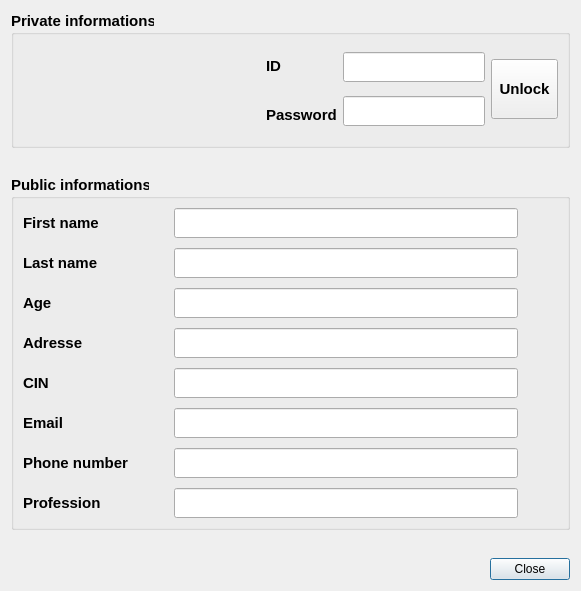
<?xml version="1.0" encoding="UTF-8"?>
<ui version="4.0">
 <class>Account_management</class>
 <widget class="QDialog" name="Account_management">
  <property name="geometry">
   <rect>
    <x>0</x>
    <y>0</y>
    <width>581</width>
    <height>591</height>
   </rect>
  </property>
  <property name="windowTitle">
   <string>Esprit-RP : Account management</string>
  </property>
  <property name="styleSheet">
   <string notr="true"/>
  </property>
  <layout class="QVBoxLayout" name="verticalLayout_3">
   <item>
    <widget class="QGroupBox" name="group_private_info">
     <property name="font">
      <font>
       <pointsize>11</pointsize>
       <weight>75</weight>
       <bold>true</bold>
      </font>
     </property>
     <property name="title">
      <string>Private informations</string>
     </property>
     <layout class="QHBoxLayout" name="horizontalLayout_4">
      <item>
       <widget class="QLabel" name="label_7">
        <property name="text">
         <string/>
        </property>
        <property name="pixmap">
         <pixmap resource="../Ressources.qrc">:/Icones/Ressources/url.png</pixmap>
        </property>
       </widget>
      </item>
      <item>
       <spacer name="horizontalSpacer_4">
        <property name="orientation">
         <enum>Qt::Horizontal</enum>
        </property>
        <property name="sizeHint" stdset="0">
         <size>
          <width>154</width>
          <height>92</height>
         </size>
        </property>
       </spacer>
      </item>
      <item>
       <layout class="QHBoxLayout" name="horizontalLayout_3">
        <item>
         <layout class="QVBoxLayout" name="verticalLayout_5">
          <item>
           <widget class="QLabel" name="label_ID">
            <property name="font">
             <font>
              <family>Ubuntu</family>
              <pointsize>11</pointsize>
             </font>
            </property>
            <property name="text">
             <string>ID</string>
            </property>
           </widget>
          </item>
          <item>
           <widget class="QLabel" name="label_password">
            <property name="font">
             <font>
              <family>Ubuntu</family>
              <pointsize>11</pointsize>
             </font>
            </property>
            <property name="text">
             <string>Password</string>
            </property>
           </widget>
          </item>
         </layout>
        </item>
        <item>
         <layout class="QGridLayout" name="gridLayout">
          <item row="0" column="0">
           <widget class="QLineEdit" name="line_id">
            <property name="sizePolicy">
             <sizepolicy hsizetype="Expanding" vsizetype="Fixed">
              <horstretch>0</horstretch>
              <verstretch>0</verstretch>
             </sizepolicy>
            </property>
            <property name="minimumSize">
             <size>
              <width>0</width>
              <height>30</height>
             </size>
            </property>
           </widget>
          </item>
          <item row="1" column="0">
           <widget class="QLineEdit" name="line_password">
            <property name="minimumSize">
             <size>
              <width>0</width>
              <height>30</height>
             </size>
            </property>
           </widget>
          </item>
          <item row="0" column="1" rowspan="2">
           <widget class="QToolButton" name="tool_unlock">
            <property name="minimumSize">
             <size>
              <width>0</width>
              <height>60</height>
             </size>
            </property>
            <property name="text">
             <string>Unlock</string>
            </property>
           </widget>
          </item>
         </layout>
        </item>
       </layout>
      </item>
     </layout>
    </widget>
   </item>
   <item>
    <spacer name="verticalSpacer_2">
     <property name="orientation">
      <enum>Qt::Vertical</enum>
     </property>
     <property name="sizeHint" stdset="0">
      <size>
       <width>20</width>
       <height>40</height>
      </size>
     </property>
    </spacer>
   </item>
   <item>
    <widget class="QGroupBox" name="group_public_info">
     <property name="font">
      <font>
       <pointsize>11</pointsize>
       <weight>75</weight>
       <bold>true</bold>
      </font>
     </property>
     <property name="title">
      <string>Public informations</string>
     </property>
     <layout class="QVBoxLayout" name="verticalLayout_4">
      <item>
       <layout class="QHBoxLayout" name="horizontalLayout_2">
        <item>
         <layout class="QHBoxLayout" name="horizontalLayout">
          <item>
           <layout class="QVBoxLayout" name="verticalLayout_2">
            <property name="spacing">
             <number>10</number>
            </property>
            <item>
             <widget class="QLabel" name="label_first_name">
              <property name="font">
               <font>
                <family>Ubuntu</family>
                <pointsize>11</pointsize>
               </font>
              </property>
              <property name="text">
               <string>First name</string>
              </property>
             </widget>
            </item>
            <item>
             <widget class="QLabel" name="label_last_name">
              <property name="font">
               <font>
                <family>Ubuntu</family>
                <pointsize>11</pointsize>
               </font>
              </property>
              <property name="text">
               <string>Last name</string>
              </property>
             </widget>
            </item>
            <item>
             <widget class="QLabel" name="label_age">
              <property name="font">
               <font>
                <family>Ubuntu</family>
                <pointsize>11</pointsize>
               </font>
              </property>
              <property name="text">
               <string>Age</string>
              </property>
             </widget>
            </item>
            <item>
             <widget class="QLabel" name="label_adresse">
              <property name="font">
               <font>
                <family>Ubuntu</family>
                <pointsize>11</pointsize>
               </font>
              </property>
              <property name="text">
               <string>Adresse</string>
              </property>
             </widget>
            </item>
            <item>
             <widget class="QLabel" name="label_cin">
              <property name="font">
               <font>
                <family>Ubuntu</family>
                <pointsize>11</pointsize>
               </font>
              </property>
              <property name="text">
               <string>CIN</string>
              </property>
             </widget>
            </item>
            <item>
             <widget class="QLabel" name="label_email">
              <property name="font">
               <font>
                <family>Ubuntu</family>
                <pointsize>11</pointsize>
               </font>
              </property>
              <property name="text">
               <string>Email</string>
              </property>
             </widget>
            </item>
            <item>
             <widget class="QLabel" name="label_phone_number">
              <property name="font">
               <font>
                <family>Ubuntu</family>
                <pointsize>11</pointsize>
               </font>
              </property>
              <property name="text">
               <string>Phone number</string>
              </property>
             </widget>
            </item>
            <item>
             <widget class="QLabel" name="label_profession">
              <property name="font">
               <font>
                <family>Ubuntu</family>
                <pointsize>11</pointsize>
               </font>
              </property>
              <property name="text">
               <string>Profession</string>
              </property>
             </widget>
            </item>
           </layout>
          </item>
          <item>
           <spacer name="horizontalSpacer">
            <property name="orientation">
             <enum>Qt::Horizontal</enum>
            </property>
            <property name="sizeType">
             <enum>QSizePolicy::Preferred</enum>
            </property>
            <property name="sizeHint" stdset="0">
             <size>
              <width>40</width>
              <height>20</height>
             </size>
            </property>
           </spacer>
          </item>
          <item>
           <layout class="QVBoxLayout" name="verticalLayout">
            <property name="spacing">
             <number>10</number>
            </property>
            <item>
             <widget class="QLineEdit" name="line_first_name">
              <property name="sizePolicy">
               <sizepolicy hsizetype="Expanding" vsizetype="Preferred">
                <horstretch>0</horstretch>
                <verstretch>0</verstretch>
               </sizepolicy>
              </property>
              <property name="minimumSize">
               <size>
                <width>0</width>
                <height>30</height>
               </size>
              </property>
              <property name="readOnly">
               <bool>true</bool>
              </property>
             </widget>
            </item>
            <item>
             <widget class="QLineEdit" name="line_last_name">
              <property name="sizePolicy">
               <sizepolicy hsizetype="Expanding" vsizetype="Preferred">
                <horstretch>0</horstretch>
                <verstretch>0</verstretch>
               </sizepolicy>
              </property>
              <property name="minimumSize">
               <size>
                <width>0</width>
                <height>30</height>
               </size>
              </property>
              <property name="readOnly">
               <bool>true</bool>
              </property>
             </widget>
            </item>
            <item>
             <widget class="QLineEdit" name="line_age">
              <property name="sizePolicy">
               <sizepolicy hsizetype="Expanding" vsizetype="Preferred">
                <horstretch>0</horstretch>
                <verstretch>0</verstretch>
               </sizepolicy>
              </property>
              <property name="minimumSize">
               <size>
                <width>0</width>
                <height>30</height>
               </size>
              </property>
              <property name="readOnly">
               <bool>true</bool>
              </property>
             </widget>
            </item>
            <item>
             <widget class="QLineEdit" name="line_adresse">
              <property name="sizePolicy">
               <sizepolicy hsizetype="Expanding" vsizetype="Preferred">
                <horstretch>0</horstretch>
                <verstretch>0</verstretch>
               </sizepolicy>
              </property>
              <property name="minimumSize">
               <size>
                <width>0</width>
                <height>30</height>
               </size>
              </property>
              <property name="readOnly">
               <bool>true</bool>
              </property>
             </widget>
            </item>
            <item>
             <widget class="QLineEdit" name="line_cin">
              <property name="sizePolicy">
               <sizepolicy hsizetype="Expanding" vsizetype="Preferred">
                <horstretch>0</horstretch>
                <verstretch>0</verstretch>
               </sizepolicy>
              </property>
              <property name="minimumSize">
               <size>
                <width>0</width>
                <height>30</height>
               </size>
              </property>
              <property name="readOnly">
               <bool>true</bool>
              </property>
             </widget>
            </item>
            <item>
             <widget class="QLineEdit" name="line_email">
              <property name="sizePolicy">
               <sizepolicy hsizetype="Expanding" vsizetype="Preferred">
                <horstretch>0</horstretch>
                <verstretch>0</verstretch>
               </sizepolicy>
              </property>
              <property name="minimumSize">
               <size>
                <width>0</width>
                <height>30</height>
               </size>
              </property>
              <property name="readOnly">
               <bool>true</bool>
              </property>
             </widget>
            </item>
            <item>
             <widget class="QLineEdit" name="line_phone_number">
              <property name="sizePolicy">
               <sizepolicy hsizetype="Expanding" vsizetype="Preferred">
                <horstretch>0</horstretch>
                <verstretch>0</verstretch>
               </sizepolicy>
              </property>
              <property name="minimumSize">
               <size>
                <width>0</width>
                <height>30</height>
               </size>
              </property>
              <property name="readOnly">
               <bool>true</bool>
              </property>
             </widget>
            </item>
            <item>
             <widget class="QLineEdit" name="line_profession">
              <property name="minimumSize">
               <size>
                <width>0</width>
                <height>30</height>
               </size>
              </property>
              <property name="readOnly">
               <bool>true</bool>
              </property>
             </widget>
            </item>
           </layout>
          </item>
         </layout>
        </item>
        <item>
         <spacer name="horizontalSpacer_2">
          <property name="orientation">
           <enum>Qt::Horizontal</enum>
          </property>
          <property name="sizeType">
           <enum>QSizePolicy::Preferred</enum>
          </property>
          <property name="sizeHint" stdset="0">
           <size>
            <width>40</width>
            <height>20</height>
           </size>
          </property>
         </spacer>
        </item>
       </layout>
      </item>
     </layout>
    </widget>
   </item>
   <item>
    <spacer name="verticalSpacer">
     <property name="orientation">
      <enum>Qt::Vertical</enum>
     </property>
     <property name="sizeHint" stdset="0">
      <size>
       <width>20</width>
       <height>40</height>
      </size>
     </property>
    </spacer>
   </item>
   <item>
    <layout class="QHBoxLayout" name="horizontalLayout_5">
     <item>
      <spacer name="horizontalSpacer_3">
       <property name="orientation">
        <enum>Qt::Horizontal</enum>
       </property>
       <property name="sizeType">
        <enum>QSizePolicy::Expanding</enum>
       </property>
       <property name="sizeHint" stdset="0">
        <size>
         <width>40</width>
         <height>10</height>
        </size>
       </property>
      </spacer>
     </item>
     <item>
      <widget class="QPushButton" name="button_close">
       <property name="text">
        <string>Close</string>
       </property>
      </widget>
     </item>
    </layout>
   </item>
  </layout>
 </widget>
 <resources>
  <include location="../Ressources.qrc"/>
 </resources>
 <connections/>
</ui>
